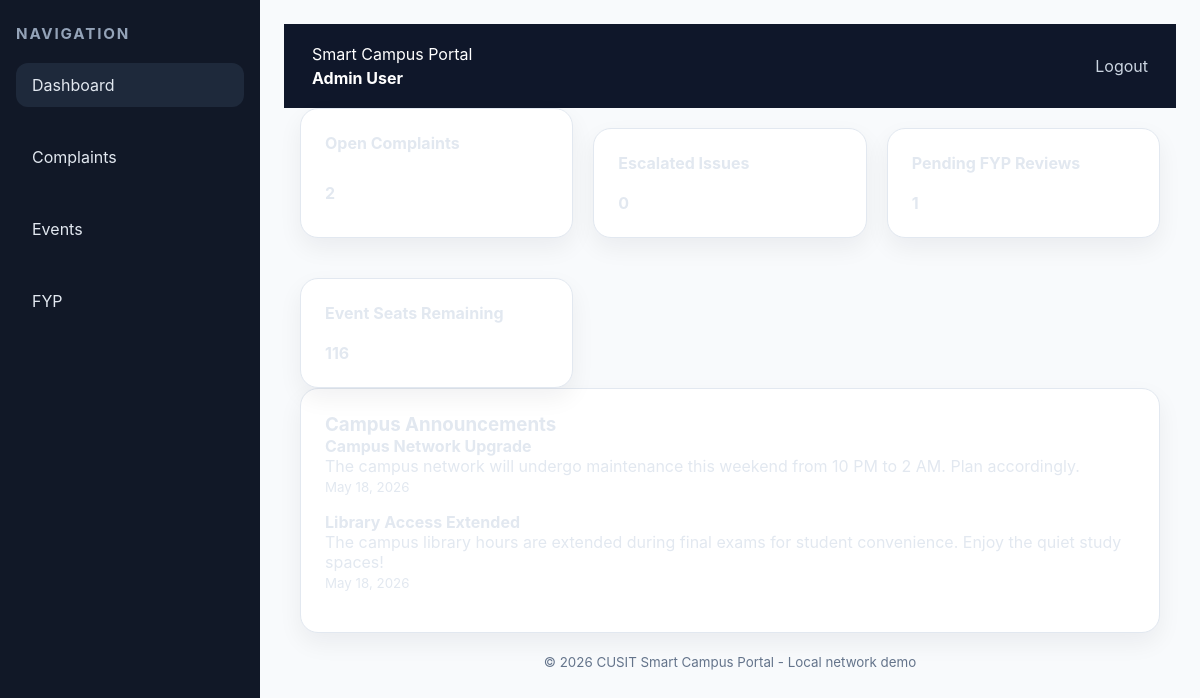
Page /admin/dashboard.php (signed in) on the committed database.
### tables this page shows
CREATE TABLE users (
    id INT AUTO_INCREMENT PRIMARY KEY,
    name VARCHAR(100) NOT NULL,
    email VARCHAR(150) NOT NULL UNIQUE,
    password_hash VARCHAR(255) NOT NULL,
    role ENUM('admin','student') NOT NULL,
    created_at TIMESTAMP DEFAULT CURRENT_TIMESTAMP
);

CREATE TABLE announcements (
    id INT AUTO_INCREMENT PRIMARY KEY,
    title VARCHAR(255) NOT NULL,
    message TEXT NOT NULL,
    published_at TIMESTAMP DEFAULT CURRENT_TIMESTAMP,
    is_active TINYINT(1) DEFAULT 1
);

### includes/auth.php (called while the page is built, shortened)
<?php
require_once __DIR__ . '/../config.php';
function is_logged_in() {
    return !empty($_SESSION['user_id']);
}
function current_user_id() {
    return $_SESSION['user_id'] ?? null;
}

### config.php (called while the page is built, shortened)
<?php
function db_connect() {
    static $pdo = null;
    if ($pdo === null) {
        $dsn = 'mysql:host=' . DB_HOST . ';dbname=' . DB_NAME . ';charset=utf8mb4';
        $options = [
            PDO::ATTR_ERRMODE => PDO::ERRMODE_EXCEPTION,
            PDO::ATTR_DEFAULT_FETCH_MODE => PDO::FETCH_ASSOC,
            PDO::ATTR_EMULATE_PREPARES => false,
        ];
        try {
            $pdo = new PDO($dsn, DB_USER, DB_PASS, $options);
        } catch (PDOException $e) {
            throw new PDOException('Unable to connect to the database. Please make sure MySQL is running and the database "' . DB_NAME . '" exists. ' . $e->getMessage(), (int)$e->getCode(), $e);
        }
    }
    return $pdo;
}

### includes/functions.php (called while the page is built, shortened)
<?php
require_once __DIR__ . '/../config.php';
function fetch_all($query, $params = []) {
    $stmt = db_connect()->prepare($query);
    $stmt->execute($params);
    return $stmt->fetchAll();
}
function fetch_one($query, $params = []) {
    $stmt = db_connect()->prepare($query);
    $stmt->execute($params);
    return $stmt->fetch();
}
function sanitize($value) {
    return htmlspecialchars($value, ENT_QUOTES, 'UTF-8');
}
function current_user() {
    return fetch_one('SELECT id, name, email, role FROM users WHERE id = ?', [current_user_id()]);
}

### admin/dashboard.php (the view, shortened to what this page needs)
<?php
require_once __DIR__ . '/../includes/auth.php';
require_once __DIR__ . '/../includes/functions.php';
$summary = fetch_one('SELECT
    SUM(CASE WHEN status = "Open" THEN 1 ELSE 0 END) AS open_complaints,
    SUM(CASE WHEN status = "Escalated" THEN 1 ELSE 0 END) AS escalated_complaints,
    SUM(CASE WHEN status = "Resolved" THEN 1 ELSE 0 END) AS resolved_complaints
FROM complaints');
$event_summary = fetch_one('SELECT
    COUNT(*) AS total_events,
    SUM(seats_total - seats_taken) AS seats_remaining
FROM events');
$fyp_summary = fetch_one('SELECT
    SUM(CASE WHEN review_status = "Pending" THEN 1 ELSE 0 END) AS pending_reviews,
    SUM(CASE WHEN review_status = "Needs Revision" THEN 1 ELSE 0 END) AS needs_revision
FROM fyp_groups');
$announcements = fetch_all('SELECT * FROM announcements WHERE is_active = 1 ORDER BY published_at DESC LIMIT 5');
?><!DOCTYPE html>
<html lang="en">
<head>
    <link rel="stylesheet" href="../assets/css/style.css">
</head>
<body>
<div class="page-shell">
    <?php include __DIR__ . '/../includes/sidebar.php'; ?>
    <div class="main-content">
        <?php include __DIR__ . '/../includes/header.php'; ?>
        <div class="container">
            <div class="dashboard-grid">
                <div class="card widget">
                    <h3>Open Complaints</h3>
                    <strong><?php echo intval($summary['open_complaints']); ?></strong>
                </div>
                <div class="card widget">
                    <h3>Escalated Issues</h3>
                    <strong><?php echo intval($summary['escalated_complaints']); ?></strong>
                </div>
                <div class="card widget">
                    <h3>Pending FYP Reviews</h3>
                    <strong><?php echo intval($fyp_summary['pending_reviews']); ?></strong>
                </div>
                <div class="card widget">
                    <h3>Event Seats Remaining</h3>
                    <strong><?php echo intval($event_summary['seats_remaining']); ?></strong>
                </div>
            </div>
            <div class="card">
                <h3>Campus Announcements</h3>
                <?php foreach ($announcements as $announcement): ?>
                    <div style="margin-bottom:16px;">
                        <strong><?php echo sanitize($announcement['title']); ?></strong>
                        <p><?php echo sanitize($announcement['message']); ?></p>
                        <small><?php echo date('M j, Y', strtotime($announcement['published_at'])); ?></small>
                    </div>
                <?php endforeach; ?>
            </div>
        </div>
        <?php include __DIR__ . '/../includes/footer.php'; ?>
    </div>
</div>
</body>
</html>

### includes/header.php
<?php
require_once __DIR__ . '/auth.php';
require_once __DIR__ . '/functions.php';
$user = current_user();
?>
<header class="site-header">
    <div class="brand">
        <span>Smart Campus Portal</span>
        <strong><?php echo sanitize($user['name'] ?? 'Guest'); ?></strong>
    </div>
    <nav>
        <a href="../logout.php">Logout</a>
    </nav>
</header>

### assets/css/style.css (style rules this page uses)
* { box-sizing: border-box; margin: 0; padding: 0; }
body { font-family: 'Inter', Arial, sans-serif; min-height: 100vh; margin: 0; background: radial-gradient(circle at top, rgba(59,130,246,0.18), transparent 26%), linear-gradient(180deg, #0f172a 0%, #020617 100%); color: #e2e8f0; }
a { color: inherit; text-decoration: none; }
.container { width: min(1200px, 100% - 32px); margin: 0 auto; }
.page-shell { display: grid; min-height: 100vh; grid-template-columns: 260px 1fr; }
header.site-header { background: #0f172a; color: #fff; padding: 20px 28px; display: flex; justify-content: space-between; align-items: center; }
header.site-header .brand { display: flex; flex-direction: column; gap: 4px; }
header.site-header nav a { margin-left: 16px; color: #cbd5e1; }
.main-content { padding: 24px; background: #f8fafc; }
.card { background: #fff; border: 1px solid #e2e8f0; border-radius: 18px; box-shadow: 0 10px 24px rgba(15, 23, 42, 0.06); padding: 24px; }
.card + .card { margin-top: 20px; }
.dashboard-grid { display: grid; gap: 20px; grid-template-columns: repeat(auto-fit, minmax(240px, 1fr)); }
.widget { display: grid; gap: 12px; }
.widget h3 { font-size: 1rem; margin-bottom: 8px; }

### rows in the picture
users: name "Admin User"
announcements: title "Campus Network Upgrade", message "The campus network will undergo maintenance this weekend from 10 PM to 2 AM. Plan accordingly.", published_at "May 18, 2026"
announcements: title "Library Access Extended", message "The campus library hours are extended during final exams for student convenience. Enjoy the quiet study spaces!", published_at "May 18, 2026"

### other values in the picture
$item['label'] "Dashboard"
$item['label'] "Complaints"
$item['label'] "Events"
$item['label'] "FYP"
$summary['open_complaints'] "2"
$summary['escalated_complaints'] "0"
$fyp_summary['pending_reviews'] "1"
$event_summary['seats_remaining'] "116"
